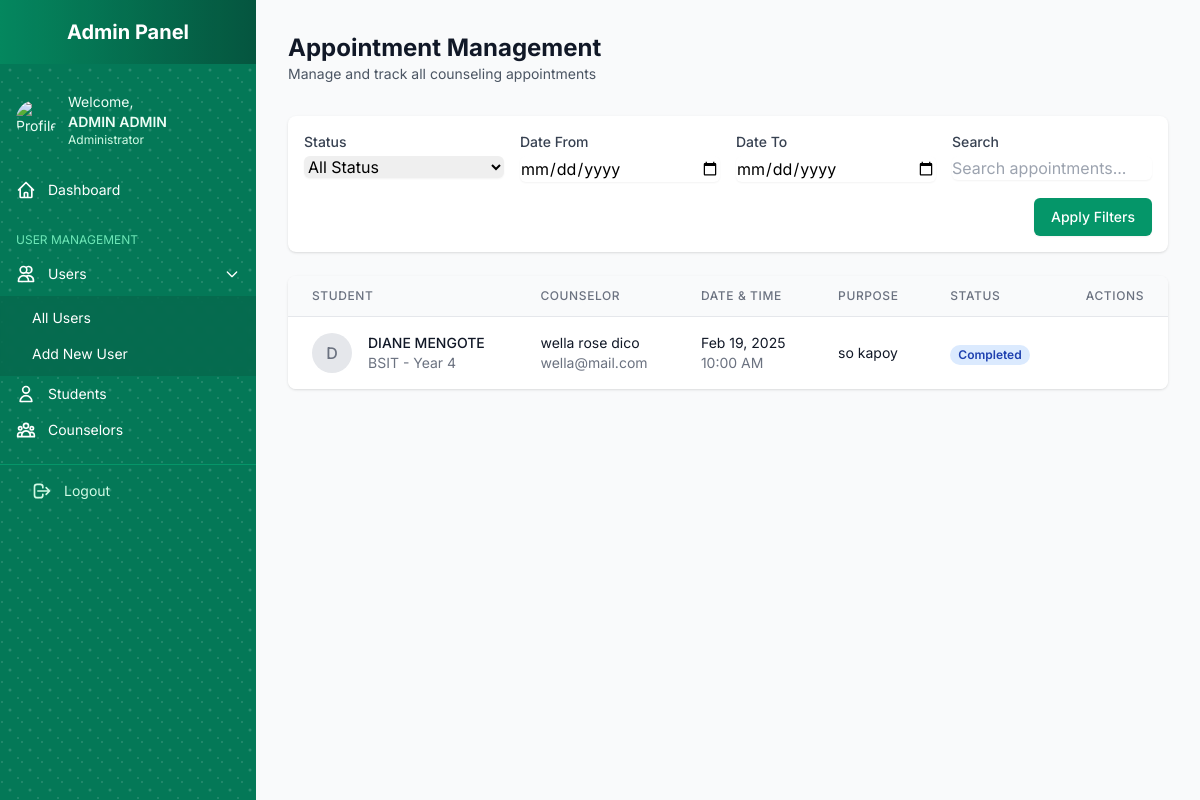
Page /admin-panel/appointments/ (signed in) on the earlier database version.
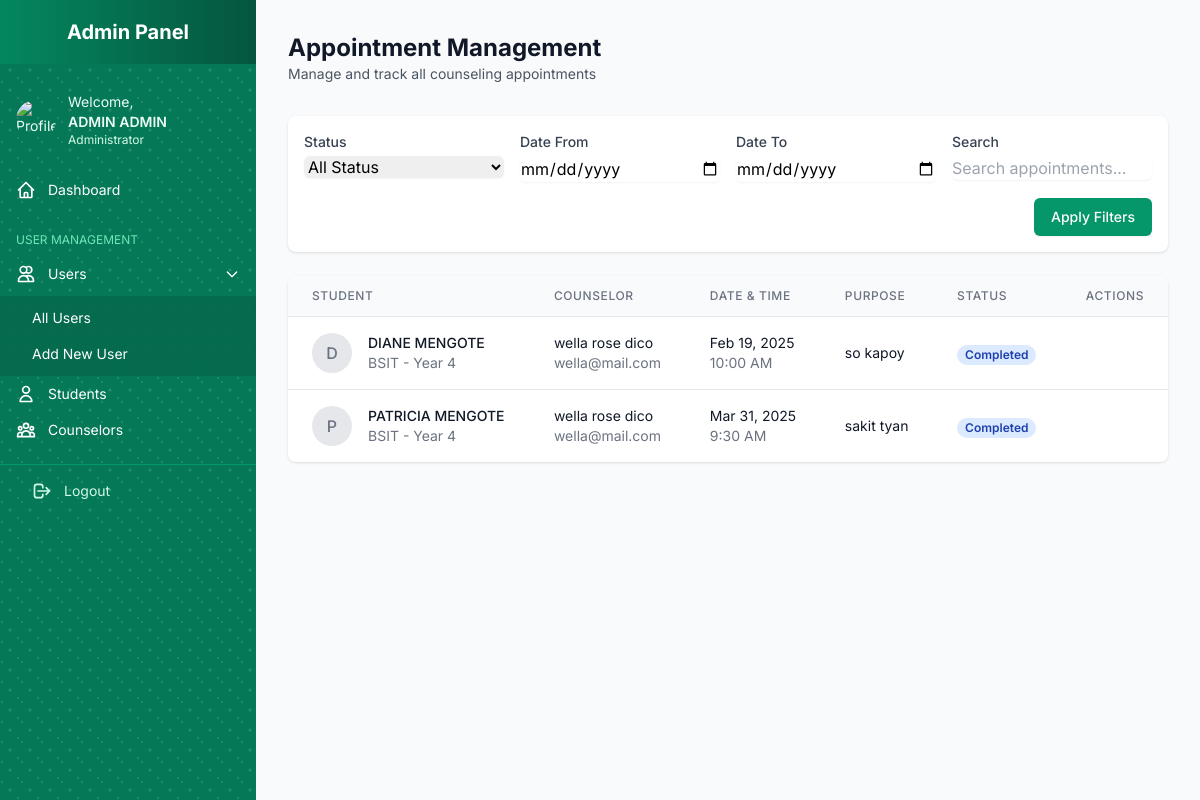
Same page on the later database version.
### core/models.py (models this page shows, shortened)
class Appointment(models.Model):
    STATUS_CHOICES = [
        ('pending', 'Pending'),
        ('approved', 'Approved'),
        ('declined', 'Declined'),
    ]
    TYPE_CHOICES = [
        ('ACADEMIC', 'Academic Counseling'),
        ('CAREER', 'Career Counseling'),
        ('PERSONAL', 'Personal Counseling'),
        ('MENTAL', 'Mental Health Counseling')
    ]
    student = models.ForeignKey(Student, on_delete=models.CASCADE, related_name="appointments")
    counselor = models.ForeignKey(Counselor, on_delete=models.CASCADE, related_name="appointments")
    date = models.DateField()
    time = models.TimeField()
    purpose = models.TextField()
    counseling_type = models.CharField(max_length=10, choices=TYPE_CHOICES, default='ACADEMIC')
    status = models.CharField(max_length=10, choices=STATUS_CHOICES, default='pending')
    created_at = models.DateTimeField(default=timezone.now)
    updated_at = models.DateTimeField(auto_now=True)
    is_rescheduled = models.BooleanField(default=False)

class Student(models.Model):
    GENDER_CHOICES = [
        ('M', 'Male'),
        ('F', 'Female'),
        ('O', 'Other')
    ]
    YEAR_LEVEL_CHOICES = [
        ('1', 'First Year'),
        ('2', 'Second Year'),
        ('3', 'Third Year'),
        ('4', 'Fourth Year')
    ]
    CIVIL_STATUS_CHOICES = [
        ('Single', 'Single'),
        ('Married', 'Married'),
        ('Divorced', 'Divorced'),
        ('Widowed', 'Widowed')
    ]
    PARENTS_MARITAL_STATUS_CHOICES = [
        ('Married', 'Married'),
        ('Separated', 'Separated'),
        ('Divorced', 'Divorced'),
        ('Widowed', 'Widowed')
    ]
    user = models.OneToOneField(User, on_delete=models.CASCADE, related_name='student_profile')
    course = models.CharField(max_length=100)
    year = models.CharField(max_length=1, choices=YEAR_LEVEL_CHOICES)
    gender = models.CharField(max_length=1, choices=GENDER_CHOICES)
    contact_number = models.CharField(max_length=15, blank=True, null=True)
    address = models.CharField(max_length=255, blank=True, null=True)
    birth_date = models.DateField(null=True, blank=True)
    birth_place = models.CharField(max_length=255, blank=True, null=True)
    civil_status = models.CharField(max_length=20, choices=CIVIL_STATUS_CHOICES, default='Single')
    religion = models.CharField(max_length=100, blank=True, null=True)
    father_name = models.CharField(max_length=255, blank=True, null=True)
    father_occupation = models.CharField(max_length=255, blank=True, null=True)
    father_education = models.CharField(max_length=255, blank=True, null=True)
    mother_name = models.CharField(max_length=255, blank=True, null=True)
    mother_occupation = models.CharField(max_length=255, blank=True, null=True)
    mother_education = models.CharField(max_length=255, blank=True, null=True)
    parents_marital_status = models.CharField(max_length=20, choices=PARENTS_MARITAL_STATUS_CHOICES, blank=True, null=True)
    elementary_school = models.CharField(max_length=255, blank=True, null=True)
    elementary_year_graduated = models.CharField(max_length=4, blank=True, null=True)
    high_school = models.CharField(max_length=255, blank=True, null=True)
    high_school_year_graduated = models.CharField(max_length=4, blank=True, null=True)
    reason_for_referral = models.TextField(blank=True, null=True)

class User(AbstractUser):
    ROLE_CHOICES = [
        ('admin', 'Admin'),
        ('counselor', 'Counselor'),
        ('student', 'Student'),
    ]
    APPROVAL_STATUS_CHOICES = [
        ('pending', 'Pending'),
        ('approved', 'Approved'),
        ('rejected', 'Rejected'),
    ]
    role = models.CharField(max_length=20, choices=ROLE_CHOICES, default='student')
    counselor = models.OneToOneField('Counselor', on_delete=models.CASCADE, null=True, blank=True, related_name='user_profile')
    profile_picture = models.ImageField(upload_to='profile_pictures/', blank=True, null=True)
    approval_status = models.CharField(
        max_length=10,
        choices=APPROVAL_STATUS_CHOICES,
        default='pending'
    )
    is_active = models.BooleanField(
        _('active'),
        default=True,
        help_text=_(
            'Designates whether this user should be treated as active. '
            'Unselect this instead of deleting accounts.'
        ),
    )
    groups = models.ManyToManyField(
        'auth.Group',
        verbose_name=_('groups'),
        blank=True,
        related_name='custom_user_set',
        related_query_name='custom_user'
    )
    user_permissions = models.ManyToManyField(
        'auth.Permission',
        verbose_name=_('user permissions'),
        blank=True,
        related_name='custom_user_set',
        related_query_name='custom_user'
    )

class Counselor(models.Model):
    user = models.OneToOneField(User, on_delete=models.CASCADE, related_name='counselor_profile')
    email = models.EmailField()

### core/admin_views.py (the view)
# urls.py: path('admin-panel/appointments/', admin_views.admin_appointments, name='admin_appointments'),
@login_required
@user_passes_test(is_admin)
def admin_appointments(request):
    appointments = Appointment.objects.select_related('student', 'counselor').all()
    return render(request, 'admin/appointments.html', {'appointments': appointments})

### core/admin_views.py (called while the page is built)
def is_admin(user):
    return user.is_authenticated and (user.is_superuser or user.role == 'admin')

### core/templatetags/custom_filters.py (called while the page is built)
@register.filter(name='uppercase_fullname')
def uppercase_fullname(value):
    if value:
        return value.upper()
    return value

### templates/admin/appointments.html (shortened to what the changed rows need)
{% extends 'base.html' %}
{% load static %}
{% block content %}
    <div class="flex h-screen bg-gray-50">
        {% include 'includes/admin_sidebar.html' %}
        <div class="flex-1 ml-64 p-8 overflow-y-auto">
            <div class="max-w-7xl mx-auto">
                <div class="mb-8 flex justify-between items-center">
                    <div>
                        <h1 class="text-2xl font-bold text-gray-900">Appointment Management</h1>
                    </div>
                </div>
                <div class="bg-white shadow overflow-hidden rounded-lg">
                    <table class="min-w-full divide-y divide-gray-200">
                        <thead class="bg-gray-50">
                            <tr>
                                <th class="px-6 py-3 text-left text-xs font-medium text-gray-500 uppercase tracking-wider">Student</th>
                                <th class="px-6 py-3 text-left text-xs font-medium text-gray-500 uppercase tracking-wider">Counselor</th>
                                <th class="px-6 py-3 text-left text-xs font-medium text-gray-500 uppercase tracking-wider">Date & Time</th>
                                <th class="px-6 py-3 text-left text-xs font-medium text-gray-500 uppercase tracking-wider">Purpose</th>
                                <th class="px-6 py-3 text-left text-xs font-medium text-gray-500 uppercase tracking-wider">Status</th>
                                <th class="px-6 py-3 text-right text-xs font-medium text-gray-500 uppercase tracking-wider">Actions</th>
                            </tr>
                        </thead>
                        <tbody class="bg-white divide-y divide-gray-200">
                            {% for appointment in appointments %}
                                <tr>
                                    <td class="px-6 py-4 whitespace-nowrap">
                                        <div class="flex items-center">
                                            {% if appointment.student.user.profile_picture %}
                                                <img src="{{ appointment.student.user.profile_picture.url }}" alt="{{ appointment.student.user.get_full_name }}" class="h-10 w-10 rounded-full">
                                            {% else %}
                                                <div class="h-10 w-10 rounded-full bg-gray-200 flex items-center justify-center">
                                                    <span class="text-gray-500 font-medium">{{ appointment.student.user.first_name|first|upper }}</span>
                                                </div>
                                            {% endif %}
                                            <div class="ml-4">
                                                <div class="text-sm font-medium text-gray-900 uppercase">{{ appointment.student.user.get_full_name }}</div>
                                                <div class="text-sm text-gray-500"><span class="uppercase">{{ appointment.student.course }}</span> - Year {{ appointment.student.year }}</div>
                                            </div>
                                        </div>
                                    </td>
                                    <td class="px-6 py-4 whitespace-nowrap">
                                        <div class="text-sm text-gray-900">{{ appointment.counselor.user.get_full_name }}</div>
                                        <div class="text-sm text-gray-500">{{ appointment.counselor.user.email }}</div>
                                    </td>
                                    <td class="px-6 py-4 whitespace-nowrap">
                                        <div class="text-sm text-gray-900">{{ appointment.date|date:"M d, Y" }}</div>
                                        <div class="text-sm text-gray-500">{{ appointment.time|time:"g:i A" }}</div>
                                    </td>
                                    <td class="px-6 py-4">
                                        <div class="text-sm text-gray-900 max-w-xs truncate">{{ appointment.purpose }}</div>
                                    </td>
                                    <td class="px-6 py-4 whitespace-nowrap">
                                        {% if appointment.status == 'pending' %}
                                            <span class="px-2 inline-flex text-xs leading-5 font-semibold rounded-full bg-yellow-100 text-yellow-800">
                                                Pending
                                            </span>
                                        {% elif appointment.status == 'approved' %}
                                            <span class="px-2 inline-flex text-xs leading-5 font-semibold rounded-full bg-green-100 text-green-800">
                                                Approved
                                            </span>
                                        {% elif appointment.status == 'declined' %}
                                            <span class="px-2 inline-flex text-xs leading-5 font-semibold rounded-full bg-red-100 text-red-800">
                                                Declined
                                            </span>
                                        {% elif appointment.status == 'completed' %}
                                            <span class="px-2 inline-flex text-xs leading-5 font-semibold rounded-full bg-blue-100 text-blue-800">
                                                Completed
                                            </span>
                                        {% elif appointment.status == 'cancelled' %}
                                            <span class="px-2 inline-flex text-xs leading-5 font-semibold rounded-full bg-gray-100 text-gray-800">
                                                Cancelled
                                            </span>
                                        {% else %}
                                            <span class="px-2 inline-flex text-xs leading-5 font-semibold rounded-full bg-gray-100 text-gray-800">
                                                {{ appointment.status|title }}
                                            </span>
                                        {% endif %}
                                    </td>
                                    <td class="px-6 py-4 whitespace-nowrap text-right text-sm font-medium">
                                    </td>
                                </tr>
                            {% empty %}
                                <tr>
                                    <td colspan="6" class="px-6 py-4 text-center text-sm text-gray-500">
                                        No appointments found
                                    </td>
                                </tr>
                            {% endfor %}
                        </tbody>
                    </table>
                </div>
            </div>
        </div>
    </div>
{% endblock %}

Differences in the rows shown:
added Appointment: student.user.first_name|first "P", student.user.get_full_name "PATRICIA MENGOTE", student.course "BSIT", student.year "4", counselor.user.get_full_name "wella rose dico", counselor.user.email "wella@mail.com", date "Mar 31, 2025", time "9:30 AM", purpose "sakit tyan", status "Completed"
